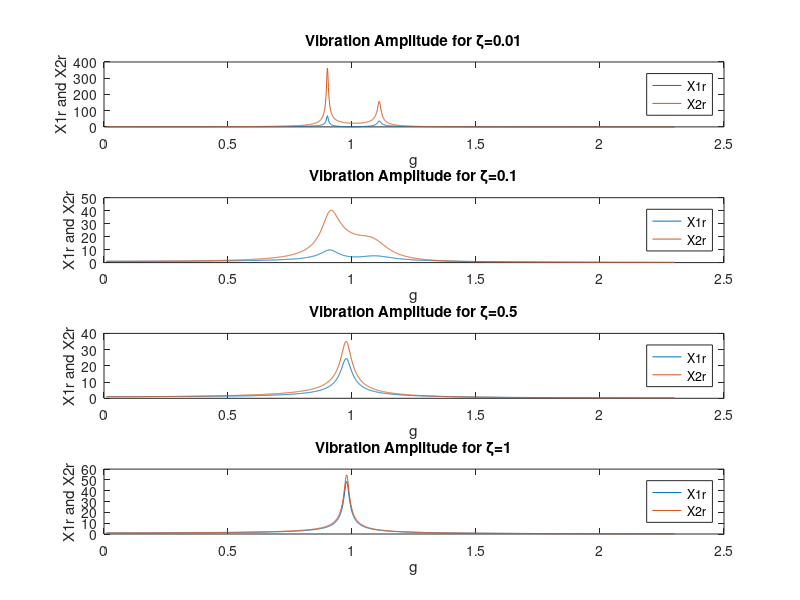

This figure's MATLAB source:
clf reset;

subplot(411)
f=1;
zeta=0.01;
mu=1e3/22800;
g=0.01:0.001:2.3;
tzg2 = (2.*zeta.*g).^2;
g2_f2_2 = (g.^2-f.^2).^2;
g2_1mug2_2 = (g.^2-1+mu.*g.^2).^2;
muf2g2 = mu.*f.^2*g.^2;
g2_1 = g.^2-1;
g2_f2 = g.^2-f.^2;

x1r = sqrt((tzg2+g2_f2_2)./(tzg2.*g2_1mug2_2+(muf2g2-g2_1.*g2_f2).^2));
x2r = sqrt((tzg2+f.^4)./(tzg2.*g2_1mug2_2+(muf2g2-g2_1.*g2_f2).^2));
plot(g,x1r);
hold on
plot(g,x2r);
xlabel('g');
ylabel('X1r and X2r')
title('Vibration Amplitude for \zeta=0.01')
legend('X1r','X2r')


subplot(412)
f=1;
zeta=0.1;
mu=1e3/22800;
g=0.01:0.001:2.3;
tzg2 = (2.*zeta.*g).^2;
g2_f2_2 = (g.^2-f.^2).^2;
g2_1mug2_2 = (g.^2-1+mu.*g.^2).^2;
muf2g2 = mu.*f.^2*g.^2;
g2_1 = g.^2-1;
g2_f2 = g.^2-f.^2;

x1r = sqrt((tzg2+g2_f2_2)./(tzg2.*g2_1mug2_2+(muf2g2-g2_1.*g2_f2).^2));
x2r = sqrt((tzg2+f.^4)./(tzg2.*g2_1mug2_2+(muf2g2-g2_1.*g2_f2).^2));
plot(g,x1r);
hold on
plot(g,x2r);
xlabel('g');
ylabel('X1r and X2r')
title('Vibration Amplitude for \zeta=0.1')
legend('X1r','X2r')


subplot(413)
f=1;
zeta=0.5;
mu=1e3/22800;
g=0.01:0.001:2.3;
tzg2 = (2.*zeta.*g).^2;
g2_f2_2 = (g.^2-f.^2).^2;
g2_1mug2_2 = (g.^2-1+mu.*g.^2).^2;
muf2g2 = mu.*f.^2*g.^2;
g2_1 = g.^2-1;
g2_f2 = g.^2-f.^2;

x1r = sqrt((tzg2+g2_f2_2)./(tzg2.*g2_1mug2_2+(muf2g2-g2_1.*g2_f2).^2));
x2r = sqrt((tzg2+f.^4)./(tzg2.*g2_1mug2_2+(muf2g2-g2_1.*g2_f2).^2));
plot(g,x1r);
hold on
plot(g,x2r);
xlabel('g');
ylabel('X1r and X2r')
title('Vibration Amplitude for \zeta=0.5')
legend('X1r','X2r')


subplot(414)
f=1;
zeta=1;
mu=1e3/22800;
g=0.01:0.001:2.3;
tzg2 = (2.*zeta.*g).^2;
g2_f2_2 = (g.^2-f.^2).^2;
g2_1mug2_2 = (g.^2-1+mu.*g.^2).^2;
muf2g2 = mu.*f.^2*g.^2;
g2_1 = g.^2-1;
g2_f2 = g.^2-f.^2;

x1r = sqrt((tzg2+g2_f2_2)./(tzg2.*g2_1mug2_2+(muf2g2-g2_1.*g2_f2).^2));
x2r = sqrt((tzg2+f.^4)./(tzg2.*g2_1mug2_2+(muf2g2-g2_1.*g2_f2).^2));
plot(g,x1r);
hold on
plot(g,x2r);
xlabel('g');
ylabel('X1r and X2r')
title('Vibration Amplitude for \zeta=1')
legend('X1r','X2r')
